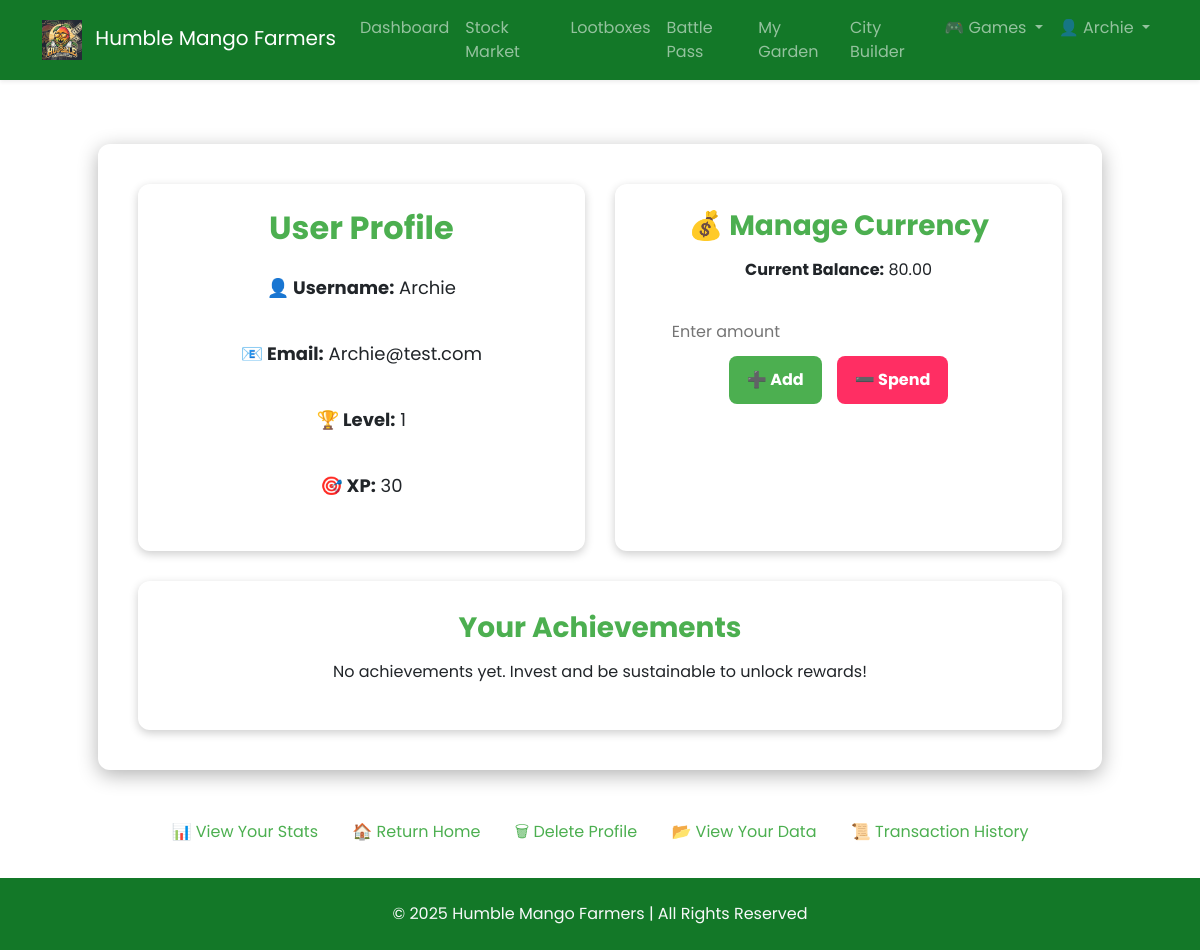
The app's page /users/profile/ (signed in), older data.
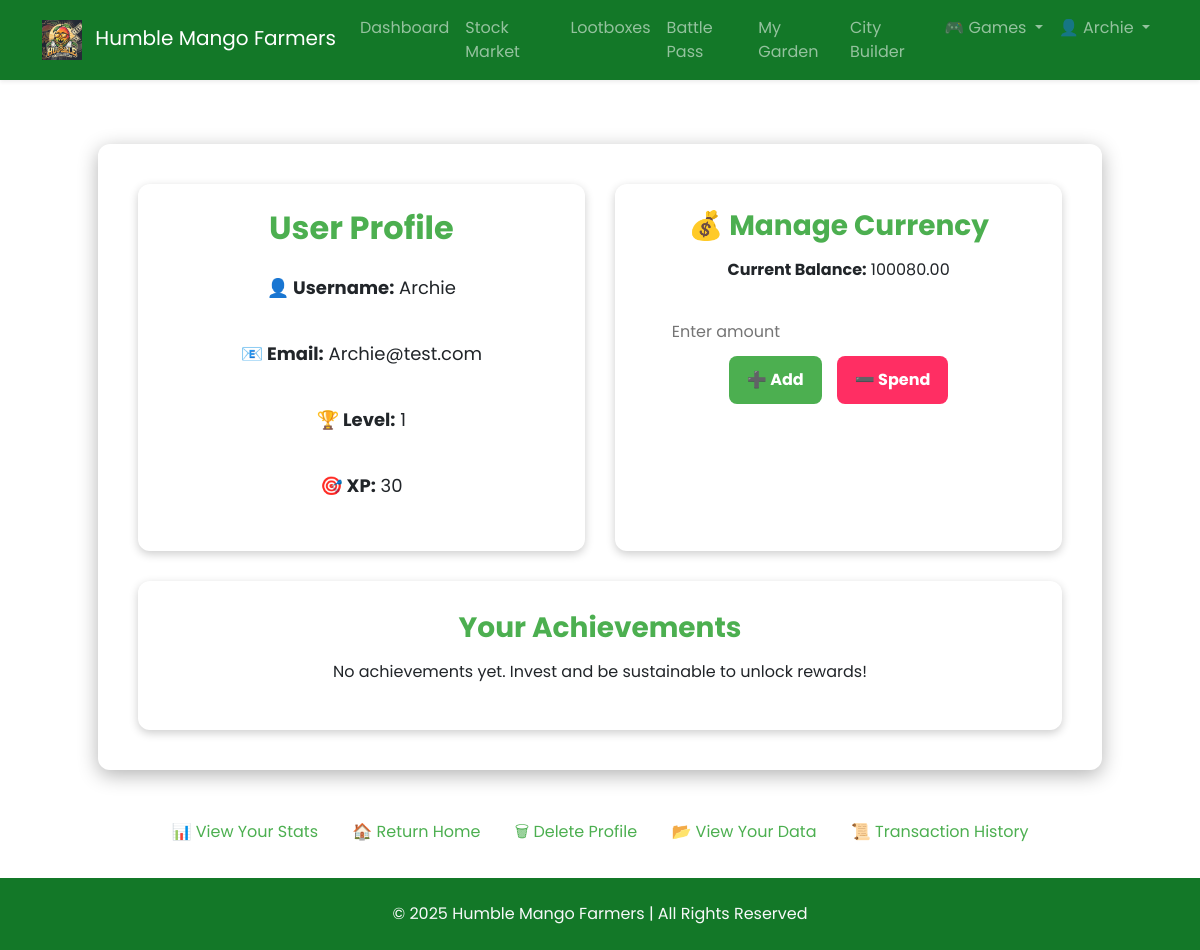
The same page, newer data.
### apps/users/models.py (models this page shows, shortened)
class UserProfile(models.Model):
    user = models.OneToOneField(User, on_delete=models.CASCADE)
    tc_consent = models.BooleanField(default=False)
    consent_date = models.DateTimeField(auto_now_add=True)
    friends = models.ManyToManyField("self", symmetrical=False, blank=True)
    bingo_board = models.JSONField(default=list)
    total_crates_opened = models.PositiveIntegerField(default=0)
    total_garden_plants = models.PositiveIntegerField(default=0)
    most_used_garden_crop = models.CharField(max_length=50, blank=True)
    total_casino_games_played = models.PositiveIntegerField(default=0)
    total_casino_wagered = models.DecimalField(max_digits=12, decimal_places=2, default=Decimal('0.00'))
    total_casino_green_bets = models.PositiveIntegerField(default=0)
    total_casino_green_fund_donated = models.DecimalField(max_digits=12, decimal_places=2, default=Decimal('0.00'))
    total_casino_wins = models.PositiveIntegerField(default=0)
    total_items_crafted = models.PositiveIntegerField(default=0)
    rare_items_crafted = models.PositiveIntegerField(default=0)
    most_crafted_item = models.CharField(max_length=100, blank=True)
    climate_duels_played = models.PositiveIntegerField(default=0)
    climate_duels_won = models.PositiveIntegerField(default=0)
    climate_duel_eco_score = models.DecimalField(max_digits=12, decimal_places=2, default=Decimal('0.00'))
    currency_balance = models.DecimalField(max_digits=12, decimal_places=2, default=Decimal('0.00'))
    farm_currency = models.DecimalField(max_digits=12, decimal_places=2, default=Decimal('0.00'))
    total_experience = models.IntegerField(default=0)
    experience_points = models.IntegerField(default=0)
    level = models.IntegerField(default=1)

### apps/users/views.py (the view)
# urls.py: path("profile/", views.profile_view, name='profile'),
@login_required
def profile_view(request):
    user = request.user
    user_profile, created = UserProfile.objects.get_or_create(user=user)
    if request.method == 'POST':
        profile_form = ProfileUpdateForm(request.POST, instance=user)
        tc_form = TCConsentForm(request.POST, instance=user_profile)
        if profile_form.is_valid() and tc_form.is_valid():
            profile_form.save()
            tc_form.save()
            messages.success(request, "Your profile has been updated successfully.")
            return redirect('profile')
    else:
        profile_form = ProfileUpdateForm(instance=user)
        tc_form = TCConsentForm(instance=user_profile)
    return render(request, 'users/profile.html', {
        'profile_form': profile_form,
        'tc_form': tc_form,
        'currency_balance': user_profile.currency_balance  # Send balance to template
    })

### apps/users/forms.py
class ProfileUpdateForm(forms.ModelForm):
    class Meta:
        model = User
        fields = ['username', 'email']

class TCConsentForm(forms.ModelForm):
    class Meta:
        model = UserProfile
        fields = ['tc_consent']

### apps/casino/context_processors.py (called while the page is built)
def green_fund_context(request):
    from apps.casino.models import GreenFund  # Import inside the function
    fund, created = GreenFund.objects.get_or_create(id=1)
    return {"green_fund": fund}

### templates/users/profile.html (shortened to what this page needs)
{% extends "base.html" %}
{% block content %}
<div class="profile-container">
    <div class="profile-section">
        <h2>User Profile</h2>
        <div class="profile-info">
            <p><strong>👤 Username:</strong> {{ user.username }}</p>
            <p><strong>📧 Email:</strong> {{ user.email }}</p>
            <p><strong>🏆 Level:</strong> {{ user.userprofile.level }}</p>
            <p><strong>🎯 XP:</strong> {{ user.userprofile.experience_points }}</p>
        </div>
    </div>
    <div class="currency-section">
        <h3>💰 Manage Currency</h3>
        <p><strong>Current Balance:</strong> <span id="balance">{{ currency_balance }}</span></p>
        <input type="number" id="currency-amount" placeholder="Enter amount" step="0.01" min="0">
        <div class="currency-buttons">
            <button id="add-currency">➕ Add</button>
            <button id="spend-currency">➖ Spend</button>
        </div>
    </div>
    <div class="achievements-section full-width">
        <h3>Your Achievements</h3>
        {% if user.achievements.all %}
            {% for ua in user.achievements.all %}
                <div class="achievement-item">
                    <p><strong>🏅 {{ ua.achievement.name }}</strong></p>
                    <p>{{ ua.achievement.description }}</p>
                    <p><em>🏆 Awarded on: {{ ua.date_awarded|date:"M d, Y" }}</em></p>
                </div>
            {% endfor %}
        {% else %}
            <p>No achievements yet. Invest and be sustainable to unlock rewards!</p>
        {% endif %}
    </div>
</div>
<div class="nav-links">
    <a href="{% url 'users:my_stats' %}">📊 View Your Stats</a>
    <a href="{% url 'home' %}">🏠 Return Home</a>
    <a href="{% url 'users:delete_account' %}">🗑 Delete Profile</a>
    <a href="{% url 'users:user_data' %}">📂 View Your Data</a>
    <a href="{% url 'users:transaction_history' %}">📜 Transaction History</a>
</div>
{% endblock content %}

Row changes from the older to the newer data that the page shows:
changed UserProfile: currency_balance "80.00" → "100080.00"
